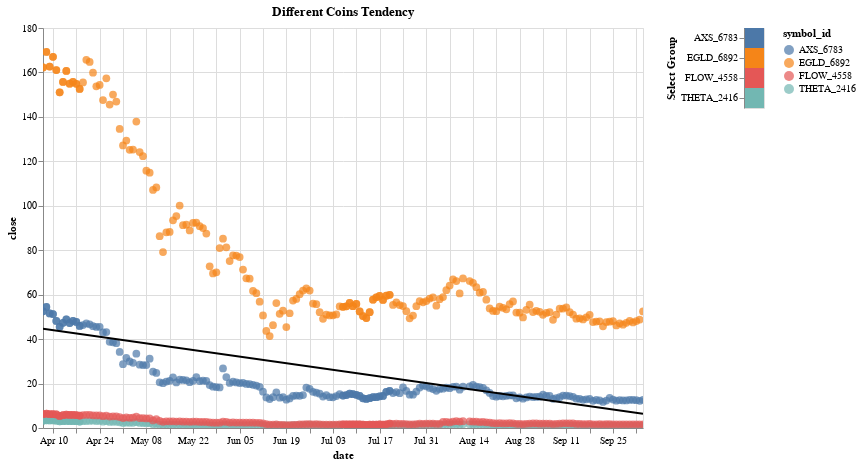

Notebook code cell kept with this figure:
### Code cell
interactive_tendency(data_4, 'date', 'close', 'symbol_id', 'time_close', 'Different Coins Tendency', 'Different Coins Tendency')

### Figure 1 — Vega-Lite specification as saved in the notebook (floating-point values rounded to 4 significant figures; data arrays with more than 128 entries replaced by an {"elided": "..."} marker saying what was removed)
{"$schema": "https://vega.github.io/schema/vega-lite/v4.17.0.json", "config": {"view": {"continuousHeight": 300, "continuousWidth": 400}}, "data": {"name": "data-72bc44e6799bcb88784273c929d1ae37"}, "datasets": {"data-72bc44e6799bcb88784273c929d1ae37": {"elided": "828 records"}}, "hconcat": [{"layer": [{"encoding": {"color": {"field": "symbol_id", "type": "nominal"}, "tooltip": [{"field": "date", "type": "temporal"}, {"field": "close", "type": "quantitative"}, {"field": "symbol_id", "type": "nominal"}, {"field": "time_close", "type": "nominal"}], "x": {"field": "date", "type": "temporal"}, "y": {"field": "close", "type": "quantitative"}}, "height": 400, "mark": {"size": 60, "type": "circle"}, "selection": {"selector002": {"bind": "scales", "encodings": ["x", "y"], "type": "interval"}}, "title": "Different Coins Tendency", "transform": [{"filter": {"selection": "selector001"}}], "width": 600}, {"encoding": {"x": {"field": "date", "type": "temporal"}, "y": {"field": "close", "type": "quantitative"}}, "mark": {"color": "black", "type": "line"}, "selection": {"selector003": {"bind": "scales", "encodings": ["x", "y"], "type": "interval"}}, "transform": [{"filter": {"selection": "selector001"}}, {"on": "date", "regression": "close"}]}]}, {"encoding": {"color": {"condition": {"field": "symbol_id", "selection": "selector001", "type": "nominal"}, "value": "lightgray"}, "size": {"value": 250}, "y": {"axis": {"title": "Select Group"}, "field": "symbol_id", "type": "nominal"}}, "mark": "rect", "selection": {"selector001": {"encodings": ["color"], "type": "multi"}}}]}
